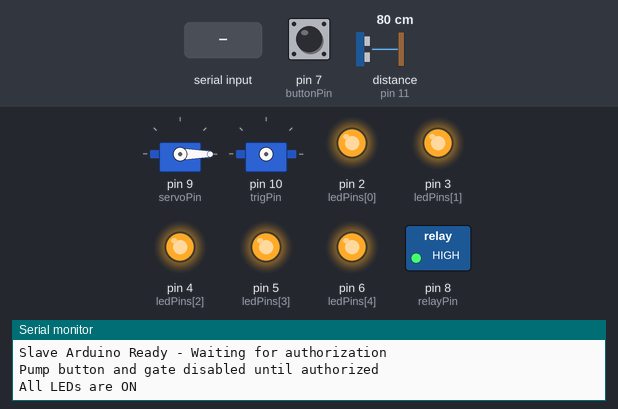
Bench run of a sketch on a simulated Arduino Uno, built with avr-gcc and run on an emulated ATmega328P. Parts: 2 × servo, switched loads named in the sketch (green lamp = pin HIGH), output pins drawn as LEDs (lit = HIGH), the last lines printed to the serial monitor. Wiring (inferred from the names in the program): servo: signal pin 10. Inputs (shaded band) come from the test bench; at power-on: distance to the obstacle (sensor on pin 11) 80 cm, pin 7 (buttonPin) HIGH. The echo pulse lasts 58.3 µs per cm; servo pulses on a pin are drawn as a servo (544–2400 µs = 0–180°); pins used as bus, display or sensor lines are not drawn.

Above: at 1.2 s.
1.3 s: "G" received over Serial
2.8 s: distance to the obstacle (sensor on pin 11) set to 13 cm
4.3 s: distance to the obstacle (sensor on pin 11) set to 10 cm
At 4.6 s:
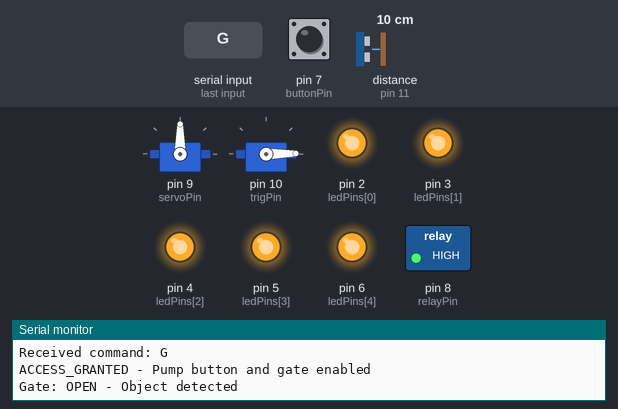
7.3 s: pin 7 (buttonPin) pulled LOW for 3.2 s
At 9.6 s:
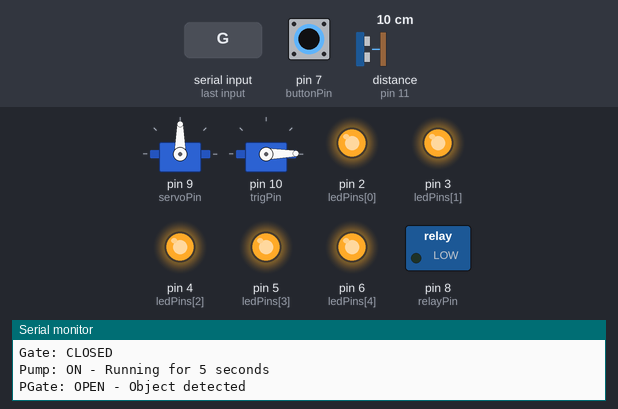
At 11.1 s:
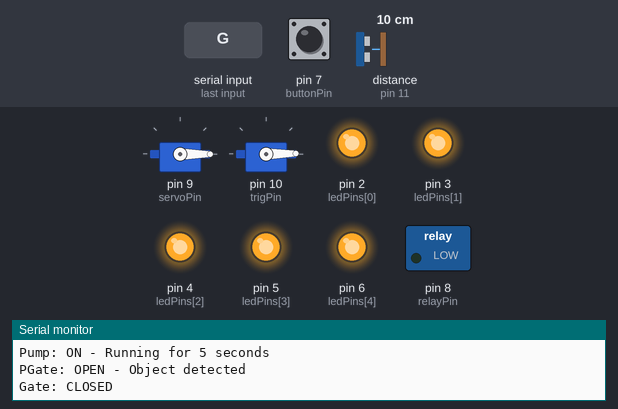
13.5 s: "D" received over Serial
16.5 s: "1" received over Serial
Timing chart, 0 to 19.0 s (numbered marks = the images above; inputs shaded):
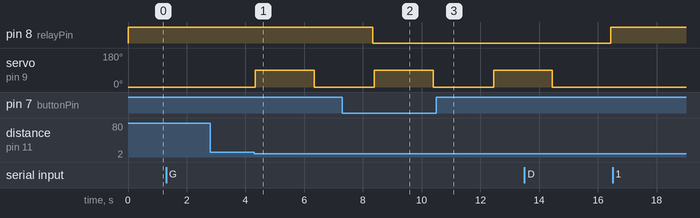

The sketch:

Ardouino2.ino
```cpp
#include <Servo.h>

// Pin declarations
const int relayPin = 8;      // Relay connected to pin 8
const int buttonPin = 7;     // Push button connected to pin 7
const int trigPin = 10;      // Ultrasonic trig pin
const int echoPin = 11;      // Ultrasonic echo pin
const int servoPin = 9;      // Servo pin
const int ledPins[] = {2, 3, 4, 5, 6};  // LED pins
const int numLeds = 5;       // Number of LEDs

// Variables
int buttonState = 0;         // Current button state
int lastButtonState = 0;     // Previous button state
bool pumpRunning = false;    // Track if pump is running
bool authorized = false;     // Track if master Arduino authorized access
unsigned long pumpStartTime = 0;  // When pump started
const int pumpDuration = 5000;    // 5 seconds

Servo gateServo;  // Create servo object

void setup() {
  // Initialize pins
  pinMode(relayPin, OUTPUT);
  pinMode(buttonPin, INPUT_PULLUP);
  pinMode(trigPin, OUTPUT);
  pinMode(echoPin, INPUT);

  // Initialize LED pins as outputs and turn them ON
  for (int i = 0; i < numLeds; i++) {
    pinMode(ledPins[i], OUTPUT);
    digitalWrite(ledPins[i], HIGH);  // Turn ON all LEDs
  }

  // Attach servo
  gateServo.attach(servoPin);
  gateServo.write(0);  // Start with servo at 0 degrees (closed position)

  // Start with pump OFF and NOT authorized
  digitalWrite(relayPin, HIGH);      // Relay OFF (active LOW)
  authorized = false;                // Explicitly set to false for safety

  // Initialize serial communication with master Arduino
  Serial.begin(9600);

  Serial.println("Slave Arduino Ready - Waiting for authorization");
  Serial.println("Pump button and gate disabled until authorized");
  Serial.println("All LEDs are ON");
}

void loop() {
  // Check for messages from master Arduino
  if (Serial.available() > 0) {
    char command = Serial.read();
    Serial.print("Received command: ");
    Serial.println(command);
    handleMasterCommand(command);
  }

  // Only check gate and button if authorized
  if (authorized) {
    // Check ultrasonic and control gate
    controlGate();

    // Read the button state
    buttonState = digitalRead(buttonPin);

    // Check for button press (LOW because of pull-up)
    if (buttonState == LOW && lastButtonState == HIGH) {
      // Button just pressed
      if (!pumpRunning) {
        startPump();
        // Notify master that pump was activated
        Serial.write('P');  // Send 'P' for pump activated
      }
    }

    // Check if pump should be turned off
    if (pumpRunning && (millis() - pumpStartTime >= pumpDuration)) {
      stopPump();
      // Notify master that pump finished
      Serial.write('F');  // Send 'F' for pump finished
    }

    // Save current button state for next loop
    lastButtonState = buttonState;

  } else {
    // If not authorized, make sure pump is off
    if (pumpRunning) {
      emergencyStopPump();
      Serial.println("Emergency stop - Access revoked");
    }
  }

  delay(50);  // Small delay for stability
}

void controlGate() {
  // Measure distance
  long duration, distance;
  digitalWrite(trigPin, LOW);
  delayMicroseconds(2);
  digitalWrite(trigPin, HIGH);
  delayMicroseconds(1000);
  digitalWrite(trigPin, LOW);

  duration = pulseIn(echoPin, HIGH);
  distance = duration * 0.034 / 2;

  // If object within 20cm, open gate
  if (distance <= 10 && distance > 0) {
    gateServo.write(90); // Open gate
    Serial.println("Gate: OPEN - Object detected");
    delay(2000); // Wait 2 seconds
    gateServo.write(0); // Close gate
    Serial.println("Gate: CLOSED");
    delay(2000); // Prevent multiple triggers
  }
}

void handleMasterCommand(char command) {
  switch(command) {
    case 'G':  // Access Granted
      authorized = true;
      Serial.println("ACCESS_GRANTED - Pump button and gate enabled");
      break;

    case 'D':  // Access Denied (also sent when '*' is pressed on master)
      authorized = false;
      // Immediately turn off pump if running
      if (pumpRunning) {
        emergencyStopPump();
        Serial.println("PUMP_FORCED_OFF - System relocked");
      } else {
        Serial.println("ACCESS_REVOKED - Pump and gate disabled");
      }
      break;

    default:
      // Ignore unknown commands
      break;
  }
}

void startPump() {
  digitalWrite(relayPin, LOW);   // Turn ON relay (pump on)
  pumpRunning = true;
  pumpStartTime = millis();
  Serial.println("Pump: ON - Running for 5 seconds");
}

void stopPump() {
  digitalWrite(relayPin, HIGH);  // Turn OFF relay (pump off)
  pumpRunning = false;
  Serial.println("Pump: OFF - Normal stop");
}

void emergencyStopPump() {
  digitalWrite(relayPin, HIGH);  // Turn OFF relay (pump off)
  pumpRunning = false;
  Serial.println("Pump: EMERGENCY STOP - Access revoked");
}
```

Measured:
- the behaviour switches between 12 and 11 cm on distance to the obstacle (sensor on pin 11) (found by bisection; images 0 and 1)
- after the input at 2.8 s, every drawn part: stays the same
- after the input at 4.3 s, servo on pin 9 (servoPin): 0° → 90° at once, → 0° 2.0 s later
- after the input at 7.3 s, pin 8 (relayPin): HIGH → LOW after 1.0 s
